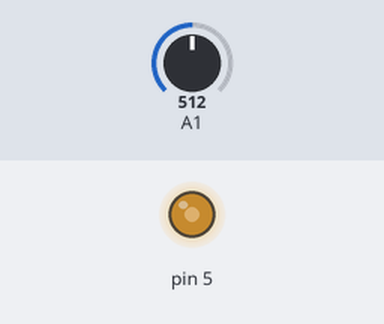
Bench run of a sketch on a simulated Arduino Uno, built with avr-gcc and run on an emulated ATmega328P. Shown: output pins drawn as LEDs (lit = HIGH). The test bench sets the inputs (shaded band); at power-on: A1 = 512.

Above: at 1.2 s.
1.3 s: A1 set to 716
At 2.5 s:
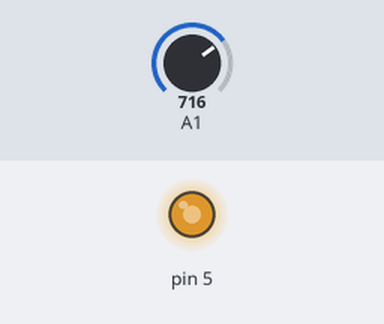
2.8 s: A1 set to 900
At 3.8 s:
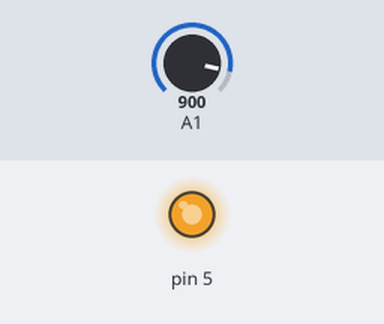
4.3 s: A1 set to 122
At 5.0 s:
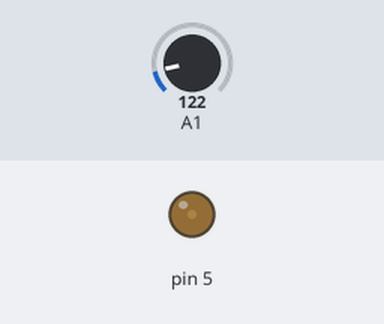
5.8 s: A1 set to 0
At 6.1 s:
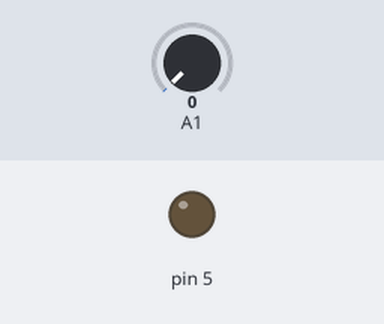
Timing chart, 0 to 8.3 s (numbered marks = the images above; inputs shaded):
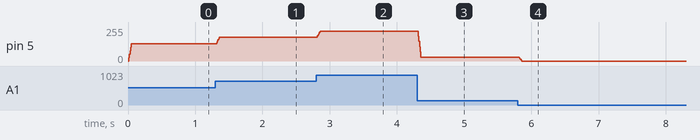

The sketch:

AvgBit.ino
```cpp
float window[5] = {0,0,0,0,0};

void setup() {
  Serial.begin(9600); // baud rate 9600 bps
}

void loop() {
  float valPreviousBit = analogRead(PC1)>>2;

  window[0] = window[1];
  window[1] = window[2];
  window[2] = window[3];
  window[3] = window[4];
  window[4] = valPreviousBit;

  //Do processing
  float sum = 0;

  for(int i = 0; i < 5; i++) {
    sum += window[i];
  }

  int result = sum/5;

  delay(10);

  analogWrite(PD5, result);
}
```

Measured:
- after the input at 1.3 s, pin 5: 128/255 → 179/255 at once
- after the input at 2.8 s, pin 5: 179/255 → 225/255 at once
- after the input at 4.3 s, pin 5: 225/255 → 30/255 at once
- after the input at 5.8 s, pin 5: 30/255 → 0/255 at once
